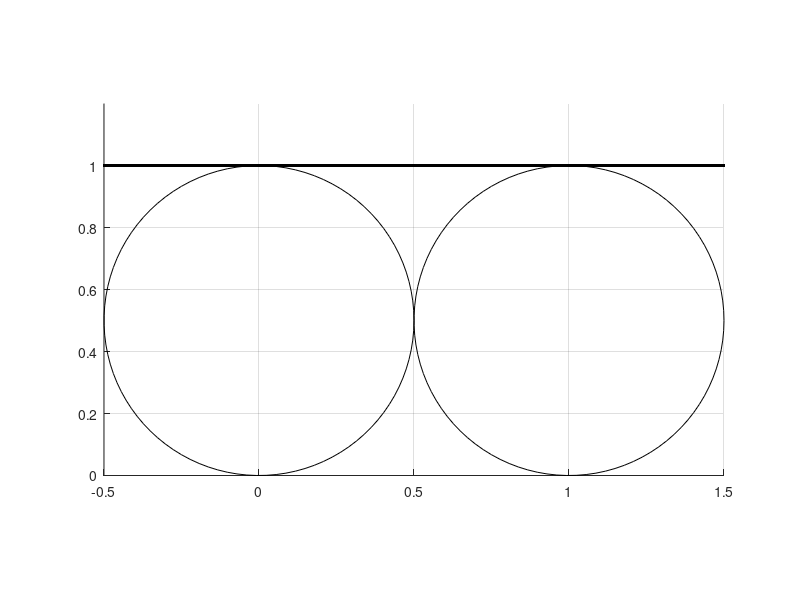

Here is the MATLAB script that generated this plot:
% Program narise Fordove kroge C(1/0), C(0/1), C(1/1):
% ulomku p/q ustreza krog z dotikaliscem v p/q
% in polmerom 1/(2q^2)

t = linspace(0,2*pi,100);
s = linspace(-0.5,1.5,1000);

% C(0/1)
x_1 = (1/2)*cos(t);
y_1 = 1/2 + (1/2)*sin(t);

% C(1,1)
x_2 = 1 + (1/2)*cos(t);
y_2 = 1/2 + (1/2)*sin(t);

% C(1/0)
x_3 = s;
y_3 = 1;

hold on
axis equal
axis([-0.5,1.5,0,1.2]);
grid on
plot(x_1,y_1,'color', 'k')
plot(x_2,y_2,'color', 'k')
plot(x_3,y_3,'color', 'k') 

hold off